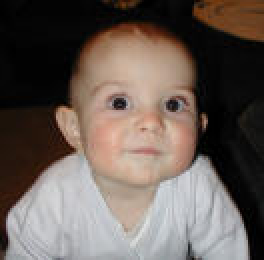
#> input picture data/test2.jpg, 132 x 130 px, found by its file name (shown 2 times larger)
$ jupyter execute nCut.ipynb
#> lines starting #> are read from the running program, lines starting #| are printed output that depends on the picture
[cell 1]
import matplotlib.pyplot as plt
import numpy as np
import cv2
import skimage.io
from skimage.color import rgb2lab
from skimage import transform
from scipy.sparse.linalg import eigsh

[cell 2]
img = cv2.imread("/content/test2.jpg",0)
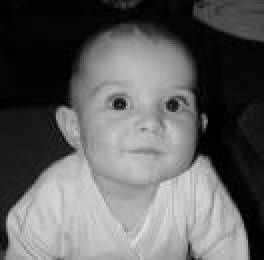
#> img: shape (130, 132) (shown 2 times larger); min 0, max 226, mean 96.6
img_resized = cv2.resize(img, (int(0.3*img.shape[1]), int(0.3*img.shape[0])))

[cell 3]
#### CREATING WEIGHT MATRIX BASED ON INTENSITY DIFFERENCE:

def intensity_weight_Matrix(img):

  weight = np.abs(np.float32(img.flatten()[:, np.newaxis]) - np.float32(img.flatten()[np.newaxis, :]))
  W = np.exp(-weight/10)*255
  return W

[cell 4]
### Segmented Image based on intensity

def intensity_segmented(img):

  # Similarity Matrix based on intensity only
  W = intensity_weight_Matrix(img)

  # Diagonal Matrix - D
  D = np.zeros_like(W)
  np.fill_diagonal(D, np.sum(W, axis=1))

  A = D - W
  _, eig_vector = eigsh(A, k=2, which='SA')
  op_image = eig_vector[:, 1].reshape(img.shape[0], img.shape[1])

  return op_image

[cell 5]
def outputs(img_resized):

  img_rotate = skimage.transform.rotate(img_resized, 60, resize=True)
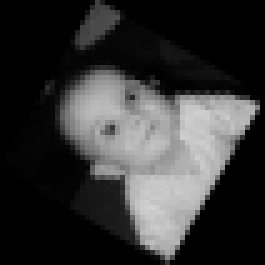
#> img_rotate: shape (53, 53) float64 (shown 5 times larger); min 0, max 0.831, mean 0.205
  img_gauss = skimage.util.random_noise(img_resized, mode='gaussian')
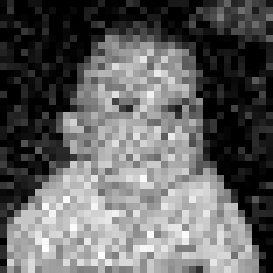
#> img_gauss: shape (39, 39) float64 (shown 7 times larger); min 0, max 1, mean 0.388


  original_image = intensity_segmented(img_resized)
#> in intensity_weight_Matrix, `W = np.exp(-weight/10)*255`:
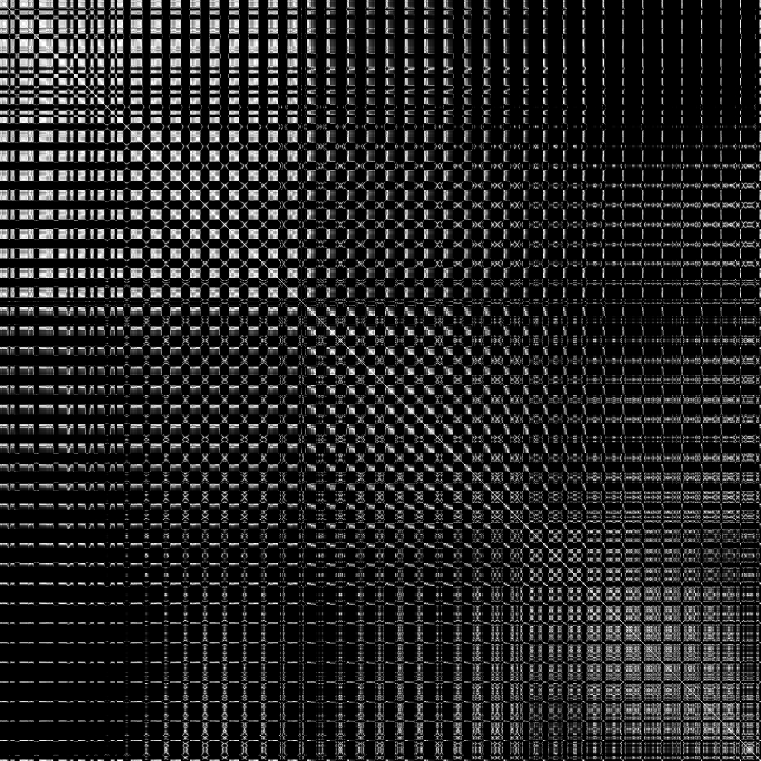
#> W: shape (1521, 1521) float32 (shown at 1/2 size); min 1.17e-07, max 255, mean 37.7
#> in intensity_segmented, `np.fill_diagonal(D, np.sum(W, axis=1))`:
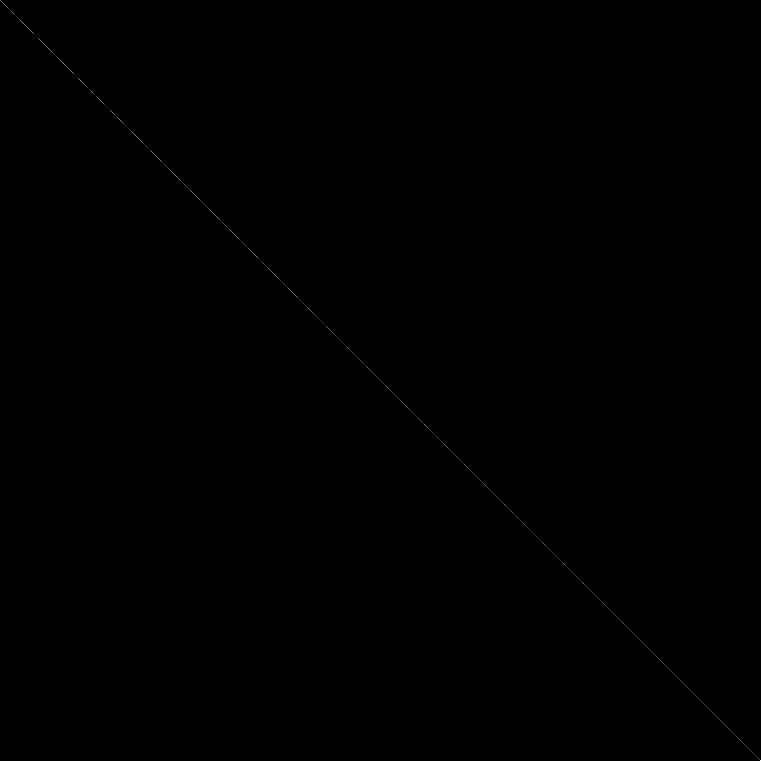
#> D: shape (1521, 1521) float32 (shown at 1/2 size); min 0, max 100847.3, mean 37.7; drawn with min black and max white
#> in intensity_segmented, `_, eig_vector = eigsh(A, k=2, which='SA')`: eig_vector = 1521 pairs, first value -0.0256 to -0.0256, second value -0.0258 to 0.028
  rotated_image = intensity_segmented(img_rotate)
#> in intensity_weight_Matrix (call 2), `weight = np.abs(np.float32(img.flatten()[:, np.newaxis]) - np.float32(..`:
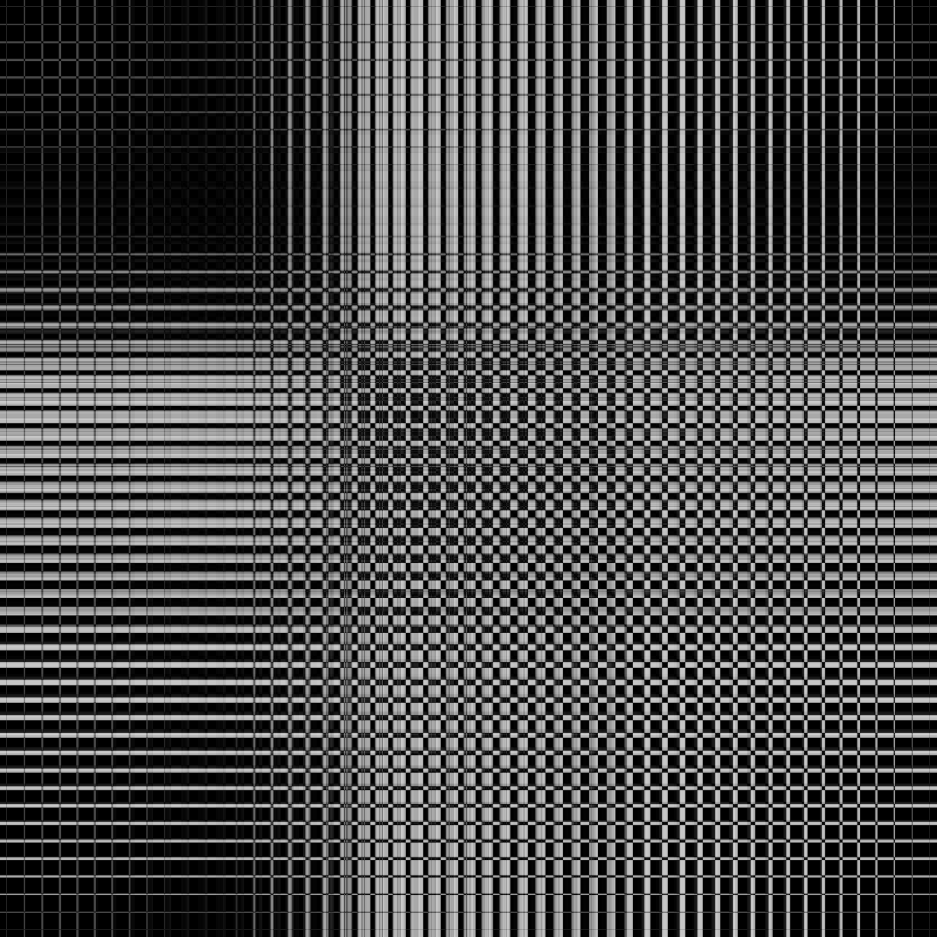
#> weight: shape (2809, 2809) float32 (shown at 1/3 size); min 0, max 0.831, mean 0.287
#> in intensity_weight_Matrix (call 2), `W = np.exp(-weight/10)*255`:
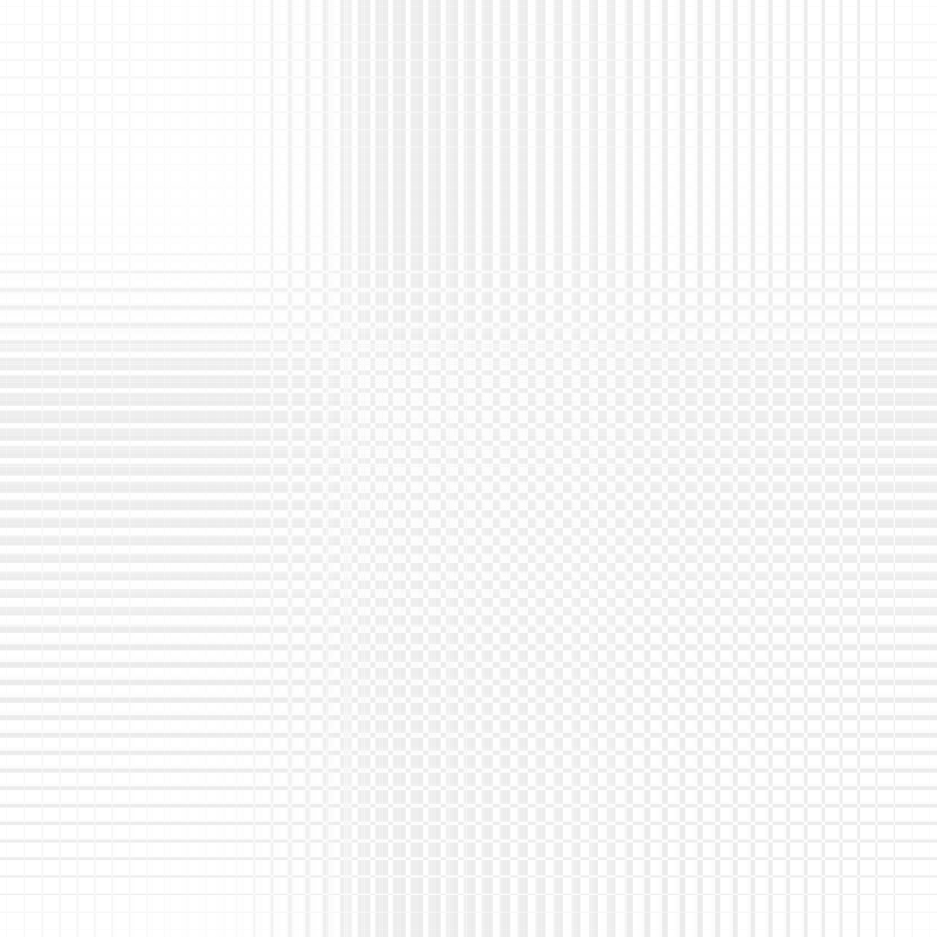
#> W: shape (2809, 2809) float32 (shown at 1/3 size); min 234.7, max 255, mean 247.9
  noisy_image = intensity_segmented(img_gauss)
#> in intensity_weight_Matrix (call 3), `weight = np.abs(np.float32(img.flatten()[:, np.newaxis]) - np.float32(..`:
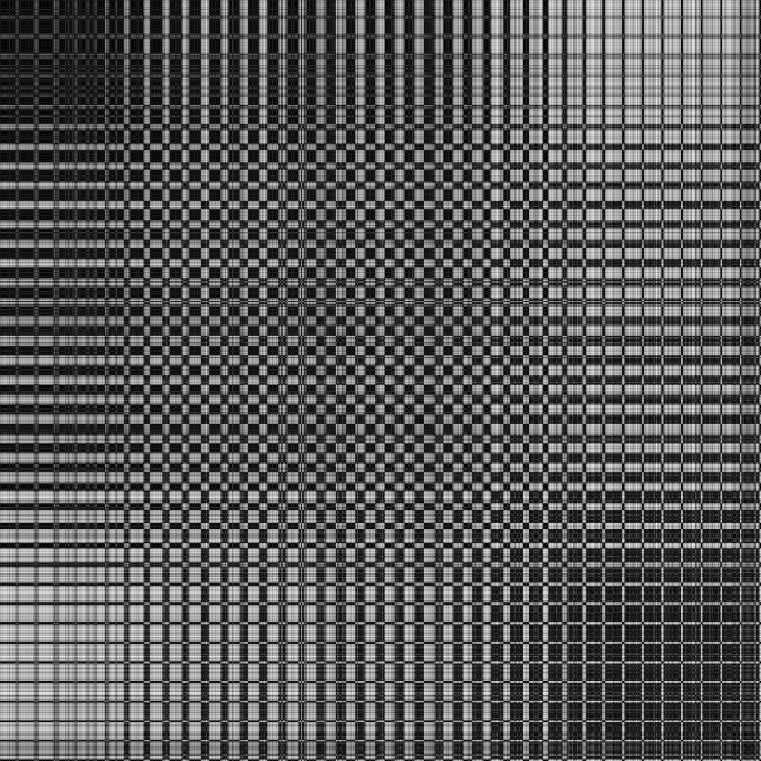
#> weight: shape (1521, 1521) float32 (shown at 1/2 size); min 0, max 1, mean 0.355
#> in intensity_segmented (call 3), `_, eig_vector = eigsh(A, k=2, which='SA')`: eig_vector = 1521 pairs, first value -0.0256 to -0.0256, second value -0.0286 to 0.191
#> in intensity_segmented (call 3), `op_image = eig_vector[:, 1].reshape(img.shape[0], img.shape[1])`:
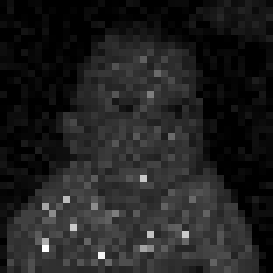
#> op_image: shape (39, 39) float32 (shown 7 times larger); min -0.0286, max 0.191, mean 1.25e-09; drawn with min black and max white


  plt.figure(figsize=(100,100))

  #SEGMENTED IMAGE
  plt.subplot(131)
  plt.imshow(original_image>0, cmap="gray")

  #ROTATE

  plt.subplot(132)
  plt.imshow(rotated_image>0, cmap="gray")

  #GAUSSIAN NOISE

  plt.subplot(133)
  plt.imshow(noisy_image>0, cmap="gray")
  plt.show()
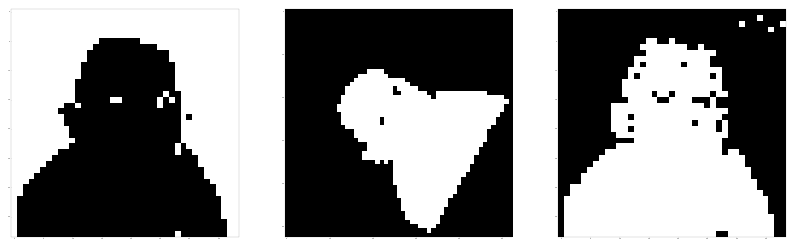
#> figure drawn by matplotlib, 3 panels

outputs(img_resized)

[cell 6]
#### CREATING POSTIONAL WEIGHT MATRIX

def positional_weight_Matrix(img):
  m,n = img.shape
#> m = 39; n = 39
  X, y = np.meshgrid(np.arange(m), np.arange(n))
  X = X.flatten()
  Y = y.flatten()
#> Y = 1521 values from 0 to 38

  distance = np.sqrt((X[:, np.newaxis] - X[np.newaxis, :])**2 + (Y[:, np.newaxis] - Y[np.newaxis, :])**2)
  W = np.exp(-distance/5)
  W =W*(W>0.58)
  return W

[cell 7]
### Segmented Image based on intensity and distance similarity

def two_similarity_segmented(img):

  # Similarity Matrix based on both distance and intensity
  W = intensity_weight_Matrix(img) * positional_weight_Matrix(img)

  # Diagonal Matrix - D
  D = np.zeros_like(W)
  np.fill_diagonal(D, np.sum(W, axis=1))

  A = D - W
  _, eig_vector = eigsh(A, k=2, which='SA')
  op_image = eig_vector[:, 1].reshape(img.shape[0], img.shape[1])

  return op_image

plt.figure(figsize=(10,10))
plt.imshow(two_similarity_segmented(img_resized)>0,cmap="gray")
plt.show()
